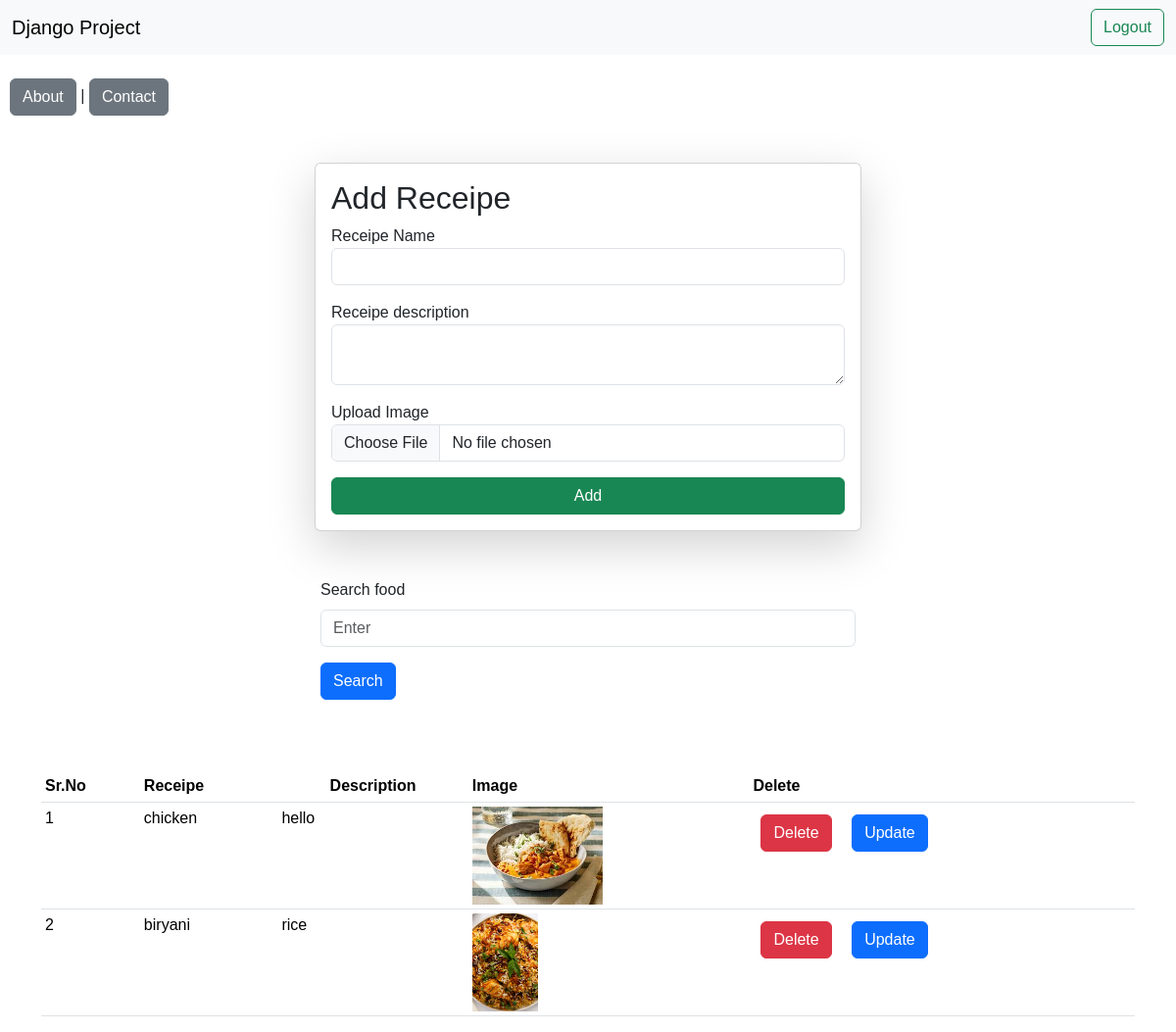
Screenshot of / (signed in) with the database file from the repository.
### vege/models.py (models this page shows)
class Receipe(models.Model):
    user = models.ForeignKey(User , on_delete= models.SET_NULL , null=True , blank=True)
    r_name = models.CharField(max_length=255)
    r_description = models.TextField()
    r_image = models.ImageField(upload_to="images")

### vege/views.py (the view, shortened to what this page needs)
# urls.py: path('' , recepies  , name='recipies' ),
@login_required(login_url="/login/")
def recepies(request):
    queryset = Receipe.objects.all()
    if request.GET.get('search_re'):
        queryset = queryset.filter(r_name__icontains = request.GET.get('search_re'))
    context = {'receipes':queryset}
    return render(request, 'recipies.html' , context)

### vege/templates/recipies.html (shortened to what this page needs)
{% extends "base.html"%}
{%block start%}
<br>
<nav style="margin-left: 10px;">
  <a class="btn btn-secondary" href="/about/">About</a>
  |
  <a class="btn btn-secondary" href="/contact/">Contact</a>
</nav>
<div class="container mt-5">
    <form class ="col-6 mx-auto card p-3 shadow-lg" method="post" enctype="multipart/form-data">
        <h2>Add Receipe</h2>
        <div class="mb-3">
          <label for="exampleInputEmail1">Receipe Name</label>
          <input type="text" name="r_name" required class="form-control" id="exampleInputEmail1" aria-describedby="emailHelp">
        </div>
        <div class="mb-3">
          <label for="exampleInputPassword1">Receipe description</label>
          <textarea class="form-control" required name="r_description"></textarea>
        </div>
        <div class="mb-3">
            <label for="exampleInputPassword1">Upload Image</label>
            <input type="file" class="form-control" name="r_image"></input>
        </div>
        <button type="submit" class="btn btn-success">Add</button>
      </form>
    <div class="container mt-5">
      <div class="mx-auto col-6">
        <form>
        <div class="mb-3">
          <label class="form-label">Search food</label>
          <input type="text" name="search_re"  class="form-control" placeholder="Enter" >
        </div>
        <button type="submit" class="btn btn-primary">Search</button>
      </form>
      </div>
    </div>
      <br>
    <table class="container table table-sm mt-5" >
        <tr>
            <th>Sr.No</th>
            <th>Receipe</th>
            <th><center>Description</center></th>
            <th>Image</th>
            <th>Delete</th>
        </tr>
        {% for r in receipes %}
        <tr>
          <td>{{forloop.counter}}</td>
          <td>{{r.r_name}}</td>
          <td>{{r.r_description}}</td>
          <td><img src ="/media/{{r.r_image}}" style="height: 100px;"></td>
          <td><a href="/delete-receipe/{{r.id}}/" class="btn btn-danger m-2">Delete</a>
            <a href="/update_rec/{{r.id}}/" class="btn btn-primary m-2">Update</a>
          </td>
        </tr>
        {% endfor %}
    </table>
</div>
{% endblock %}

### home/templates/base.html (style rules this page uses)
table , th , td { border-radius: 10px; padding: 10px; }
* { font-family: Nunito, sans-serif; }
*, *:before, *:after { -moz-box-sizing: border-box; -webkit-box-sizing: border-box; box-sizing: border-box; }
body { margin: 0; }

### rows the page displays
Receipe: r_name "chicken", r_description "hello", r_image (picture)
Receipe: r_name "biryani", r_description "rice", r_image (picture)
